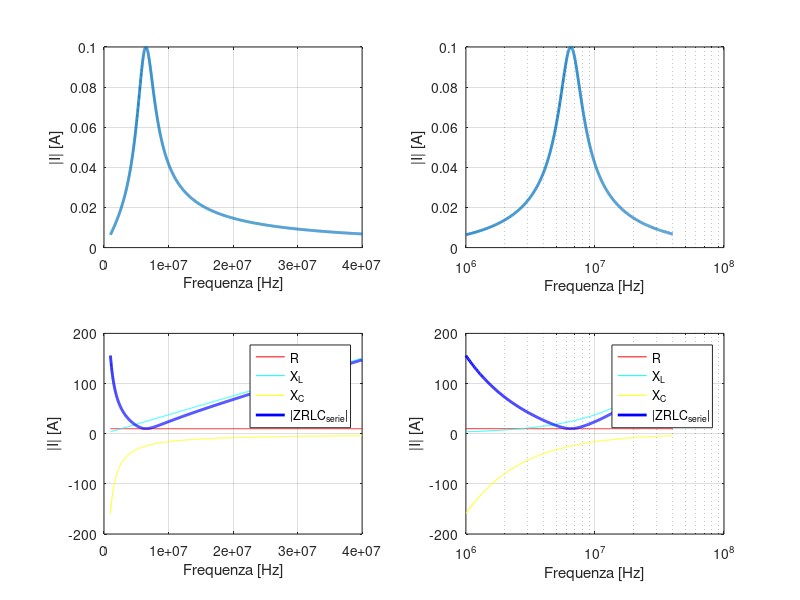

MATLAB code to generate this figure: (Note: this script raises an error after producing the figure.)
close all
clear all
clc

tic
% Circuito Serie RLC

% Fornisco dei dati di inpunt

        R=10; L=6e-7; C=1e-9; 

      % Sia dato il fasore del generatore

        VG=i;
        
      % Definisco un insieme di frequenze e calcolo 
      % pulsazione omega
      
      f=linspace(1e6,4e7,3000);
      omega=2*pi*f;
      

% Calcolo le reattanza X e i relativi operatori/fasori 
% impedenza Z

XR=R; XL=omega*L; XC=1./(omega*C); 
ZR=XR; ZL=j*XL; ZC=-j*XC;

% Poichè XL e XC sono vettori, dovrò rendere vettore
% anche R, affinchè le operazioni tra le tre impedenze 
% abbiano senso, perciò: 

Rvett=10*ones(1,length(f)); XRvett=Rvett; ZRvett=XRvett;

% L'impedenza della SERIE RLC sarà:

ZRLC_serie=ZRvett+ZL+ZC;

Z=R+j*omega*L+1./(j*omega*C);

% La corrente che scorre sul circuito serie sarà:

I = VG./ZRLC_serie;

% Calcolo della pulsazione di risonanza omega_r
% Calcolo della frequenza di risonanza f_r

omega_r=1/sqrt(L*C)
f_r=omega_r/(2*pi)

% A questo punto grafico l'andamento della frequenza 
% in funzione della corrente 

figure

subplot(2,2,1)
plot(f,abs(I),'linewidth',2)
xlabel('Frequenza [Hz]')
ylabel('|I| [A]')
grid on

subplot(2,2,2)
semilogx(f,abs(I),'linewidth',2)
xlabel('Frequenza [Hz]')
ylabel('|I| [A]')
grid on

Frequenza_di_risonanza=interp1(abs(I),f,max(abs(I)))

subplot(2,2,3)
plot(f,Rvett,'r',f,XL,'c',f,-XC,'y',f,abs(ZRLC_serie),'b','linewidth',2)
xlabel('Frequenza [Hz]')
ylabel('|I| [A]')
legend( 'R', 'X_L', 'X_C', '|ZRLC_{serie}|')
grid on

subplot(2,2,4)
semilogx(f,Rvett,'r',f,XL,'c',f,-XC,'y',f,abs(ZRLC_serie),'b','linewidth',2)
xlabel('Frequenza [Hz]')
ylabel('|I| [A]')
legend( 'R', 'X_L', 'X_C', '|ZRLC_{serie}|')
grid on

set(gcf, 'Units', 'Normalized', 'OuterPosition', [0 0 1 1]);
sgtitle("Circuito RLC in serie")

toc



